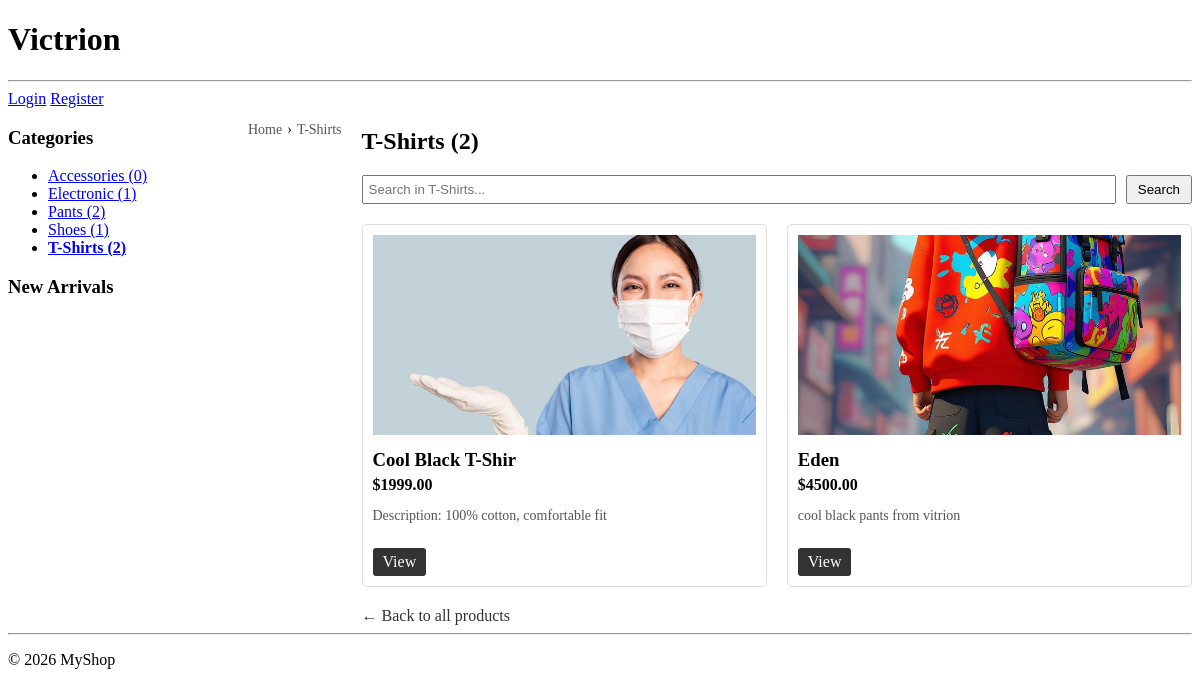
Page /category/t-Shirts/ on the earlier database version.
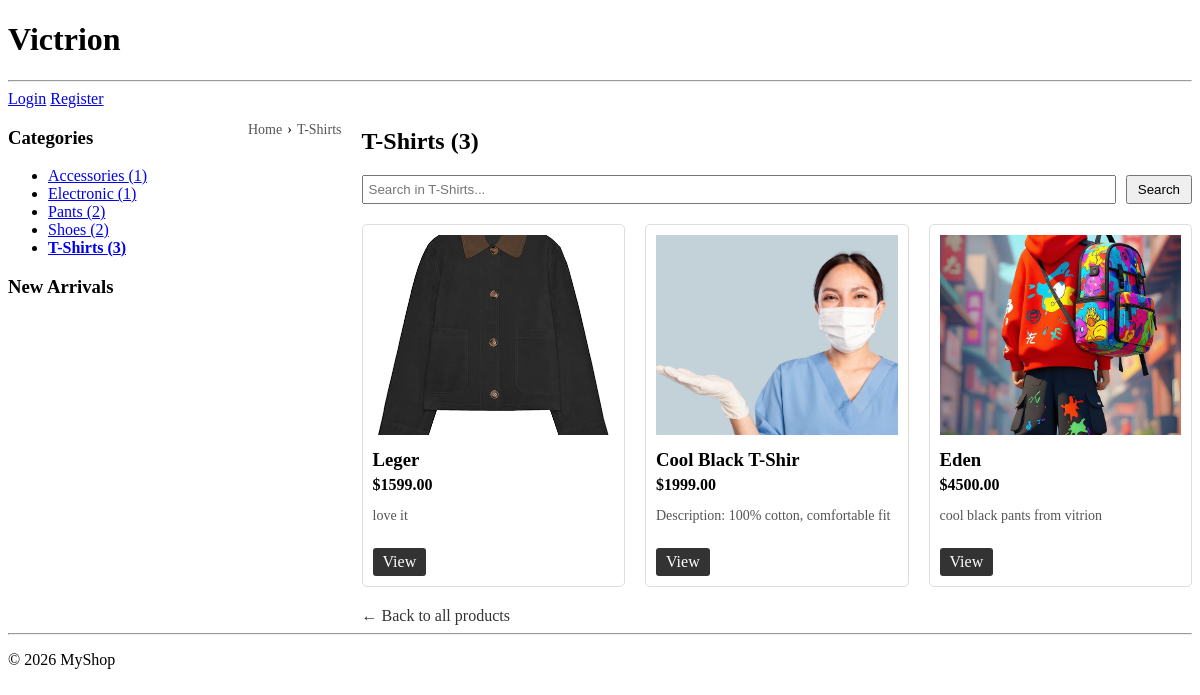
Same page on the later database version.
### products/models.py (models this page shows, shortened)
class Category(models.Model):
    name = models.CharField(max_length=100)
    slug = models.SlugField(unique=True)

class Product(models.Model):
    category = models.ForeignKey(
        Category,
        related_name='products',
        on_delete=models.CASCADE
    )
    name = models.CharField(max_length=200)
    slug = models.SlugField(unique=True)
    description = models.TextField()
    price = models.DecimalField(max_digits=10, decimal_places=2)
    stock = models.PositiveIntegerField()
    image = models.ImageField(upload_to='products/')
    created_at = models.DateTimeField(auto_now_add=True)
    related_products = models.ManyToManyField(
        'self',
        blank=True,
        symmetrical=False,
        related_name='featured_in'
    )

### products/views.py (the view)
# urls.py: path('category/<slug:slug>/', views.category_products, name='category_products'),
def category_products(request, slug):
    category = get_object_or_404(
        Category.objects.annotate(product_count=Count('products')),
        slug=slug
    )
    query = request.GET.get('q', '')
    products = Product.objects.filter(category=category).order_by('-created_at')
    if query:
        products = products.filter(
            Q(name__icontains=query) | Q(description__icontains=query)
        )
    categories = Category.objects.annotate(product_count=Count('products'))
    return render(request, 'category_products.html', {
        'category': category,
        'products': products,
        'sidebar_categories': categories,
        'query': query,
        'active_category': category.slug,
    })

### products/context_processors.py (called while the page is built)
def categories_processor(request):
    return {
        'sidebar_categories': Category.objects.annotate(
            product_count=Count('products')
        )
    }

### templates/category_products.html
{% extends 'base.html' %}
{% block content %}
<div style="display:flex; gap:20px;">
    <aside style="width:220px;">
        {% include 'partials/category_sidebar.html' %}
    </aside>
 {% include 'partials/breadcrumbs.html' with category=category %}
    <main style="flex:1;">
        <h2 style="margin-bottom:20px;">
            {{ category.name }}
            {% if category.product_count %}
                ({{ category.product_count }})
            {% endif %}
        </h2>
        <form method="get" style="margin-bottom:20px; display:flex; gap:10px;">
            <input
                type="text"
                name="q"
                placeholder="Search in {{ category.name }}..."
                value="{{ query|default:'' }}"
                style="flex:1; padding:5px;"
            >
            <button type="submit" style="padding:5px 10px;">Search</button>
        </form>
        {% if products %}
            <div style="display:grid; grid-template-columns:repeat(auto-fit, minmax(200px,1fr)); gap:20px;">
                {% for product in products %}
                    <div style="border:1px solid #ddd; padding:10px; border-radius:5px;">
                        <img src="{{ product.image.url }}" alt="{{ product.name }}" style="width:100%; height:200px; object-fit:cover;">
                        <h3 style="margin:10px 0 5px;">{{ product.name }}</h3>
                        <p style="margin:0 0 5px;"><strong>${{ product.price }}</strong></p>
                        <p style="font-size:14px; color:#555;">{{ product.description|truncatechars:50 }}</p>
                        <a href="{% url 'product_detail' product.slug %}"
                           style="display:inline-block; margin-top:10px; text-decoration:none; color:white; background:#333; padding:5px 10px; border-radius:3px;">
                           View
                        </a>
                    </div>
                {% endfor %}
            </div>
        {% else %}
            <p>No products found in this category.</p>
        {% endif %}
        <a href="{% url 'home' %}" style="display:inline-block; margin-top:20px; text-decoration:none; color:#333;">
            ← Back to all products
        </a>
    </main>
</div>
{% endblock %}

### templates/base.html (shortened to what this page needs)
<!DOCTYPE html>
<html lang="en">
<head>
</head>
<body>
    <header>
        <h1>Victrion</h1>
        <hr>
{% if user.is_authenticated %}
    <a href="{% url 'order_history' %}">My Orders</a>
    <a href="{% url 'logout' %}">Logout</a>
{% else %}
    <a href="{% url 'login' %}">Login</a>
    <a href="{% url 'register' %}">Register</a>
{% endif %}
    </header>
    {% block content %}
    {% endblock %}
    <footer>
        <hr>
        <p>© 2026 MyShop</p>
    </footer>
</body>
</html>

### templates/partials/category_sidebar.html (shortened to what this page needs)
<div class="sidebar">
    <h3>Categories</h3>
    <ul>
        {% for cat in sidebar_categories %}
        <li {% if active_category == cat.slug %}style="font-weight:bold;"{% endif %}>
            <a href="{% url 'category_products' cat.slug %}">{{ cat.name }} ({{ cat.product_count }})</a>
        </li>
        {% endfor %}
    </ul>
    <h3>New Arrivals</h3>
</div>

### templates/partials/breadcrumbs.html (shortened to what this page needs)
<nav aria-label="breadcrumb" style="margin-bottom:20px;">
    <ol style="list-style:none; padding:0; display:flex; gap:5px; font-size:14px;">
        <li>
            <a href="{% url 'home' %}" style="text-decoration:none; color:#555;">Home</a>
        </li>
        {% if category %}
            <li>›</li>
            <li>
                <a href="{% url 'category_products' category.slug %}" style="text-decoration:none; color:#555;">
                    {{ category.name }}
                </a>
            </li>
        {% endif %}
    </ol>
</nav>

Differences in the rows shown:
computed for Category "Accessories": product_count "0" → "1"
computed for Category "Shoes": product_count "1" → "2"
computed for Category "T-Shirts": product_count "2" → "3"
added Product: image (picture), name "Leger", price "1599.00", description "love it"
